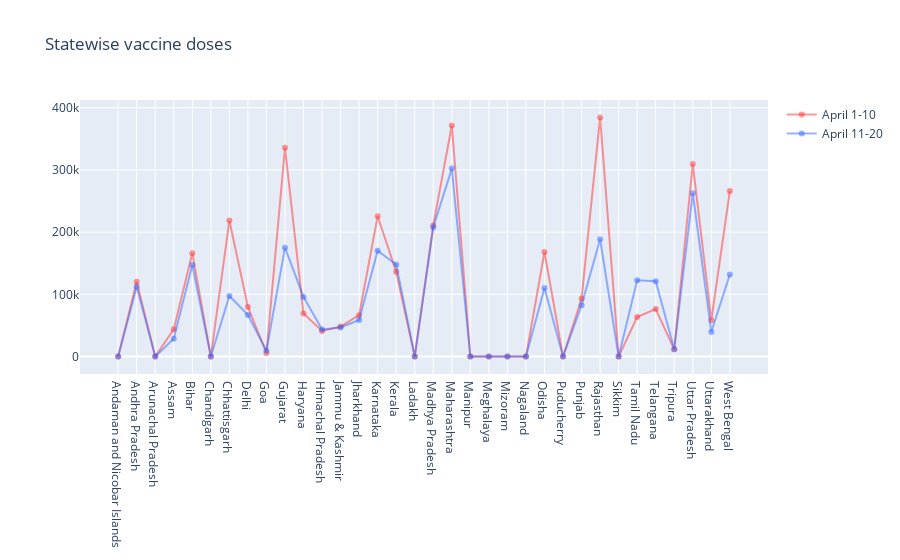

Notebook source saved alongside this figure:
### Code cell
trace1 = go.Scatter(
    x = vacc["States"],
    y = vacc["April_1-10"],
    mode = 'lines+markers',
    name = 'April 1-10',
    marker = dict(color = 'rgba(255, 51, 51, 0.5)'),
    text = vacc.States)

trace2 = go.Scatter(
    x = vacc["States"],
    y = vacc["April_11-20"],
    mode = 'lines+markers',
    name = 'April 11-20',
    marker = dict(color = 'rgba(51, 102, 255, 0.5)'),
    text = vacc.States)

layout = dict(title = 'Statewise vaccine doses',
             xaxis= dict(zeroline= False)
             )

data = [trace1, trace2]
fig = dict(data = data, layout = layout)

iplot(fig)

### Figure 1 — Plotly figure (JSON) as saved in the notebook; plotly's stock layout.template omitted (floating-point values rounded to 4 significant figures)
{"data": [{"marker": {"color": "rgba(255, 51, 51, 0.5)"}, "mode": "lines+markers", "name": "April 1-10", "text": ["Andaman and Nicobar Islands", "Andhra Pradesh", "Arunachal Pradesh", "Assam", "Bihar", "Chandigarh", "Chhattisgarh", "Delhi", "Goa", "Gujarat", "Haryana", "Himachal Pradesh", "Jammu & Kashmir", "Jharkhand", "Karnataka", "Kerala", "Ladakh", "Madhya Pradesh", "Maharashtra", "Manipur", "Meghalaya", "Mizoram", "Nagaland", "Odisha", "Puducherry", "Punjab", "Rajasthan", "Sikkim", "Tamil Nadu", "Telangana", "Tripura", "Uttar Pradesh", "Uttarakhand", "West Bengal"], "type": "scatter", "x": ["Andaman and Nicobar Islands", "Andhra Pradesh", "Arunachal Pradesh", "Assam", "Bihar", "Chandigarh", "Chhattisgarh", "Delhi", "Goa", "Gujarat", "Haryana", "Himachal Pradesh", "Jammu & Kashmir", "Jharkhand", "Karnataka", "Kerala", "Ladakh", "Madhya Pradesh", "Maharashtra", "Manipur", "Meghalaya", "Mizoram", "Nagaland", "Odisha", "Puducherry", "Punjab", "Rajasthan", "Sikkim", "Tamil Nadu", "Telangana", "Tripura", "Uttar Pradesh", "Uttarakhand", "West Bengal"], "y": [0, 120154, 0, 43732, 166027, 0, 218634, 79706, 5538, 335667, 69236, 41078, 48274, 66518, 225609, 136194, 0, 210846, 371420, 0, 0, 0, 0, 168033, 0, 92752, 384400, 0, 63492, 76505, 11494, 309528, 58477, 266148]}, {"marker": {"color": "rgba(51, 102, 255, 0.5)"}, "mode": "lines+markers", "name": "April 11-20", "text": ["Andaman and Nicobar Islands", "Andhra Pradesh", "Arunachal Pradesh", "Assam", "Bihar", "Chandigarh", "Chhattisgarh", "Delhi", "Goa", "Gujarat", "Haryana", "Himachal Pradesh", "Jammu & Kashmir", "Jharkhand", "Karnataka", "Kerala", "Ladakh", "Madhya Pradesh", "Maharashtra", "Manipur", "Meghalaya", "Mizoram", "Nagaland", "Odisha", "Puducherry", "Punjab", "Rajasthan", "Sikkim", "Tamil Nadu", "Telangana", "Tripura", "Uttar Pradesh", "Uttarakhand", "West Bengal"], "type": "scatter", "x": ["Andaman and Nicobar Islands", "Andhra Pradesh", "Arunachal Pradesh", "Assam", "Bihar", "Chandigarh", "Chhattisgarh", "Delhi", "Goa", "Gujarat", "Haryana", "Himachal Pradesh", "Jammu & Kashmir", "Jharkhand", "Karnataka", "Kerala", "Ladakh", "Madhya Pradesh", "Maharashtra", "Manipur", "Meghalaya", "Mizoram", "Nagaland", "Odisha", "Puducherry", "Punjab", "Rajasthan", "Sikkim", "Tamil Nadu", "Telangana", "Tripura", "Uttar Pradesh", "Uttarakhand", "West Bengal"], "y": [0, 112103, 0, 28527, 147127, 0, 97450, 66981, 9323, 175060, 95850, 43585, 46671, 58741, 170190, 147998, 0, 207783, 302147, 0, 0, 0, 0, 110303, 0, 82505, 188583, 0, 122594, 121212, 12173, 262682, 39497, 131951]}], "layout": {"title": {"text": "Statewise vaccine doses"}, "xaxis": {"zeroline": false}}}
